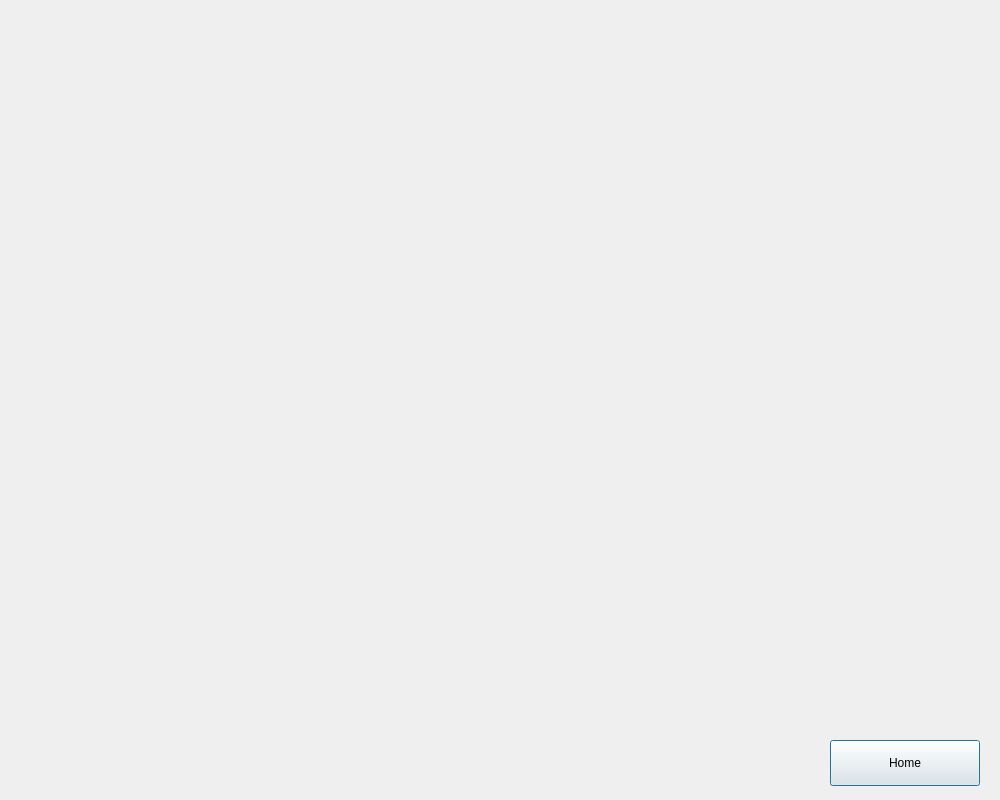
<?xml version="1.0" encoding="UTF-8"?>
<ui version="4.0">
 <class>Dialog</class>
 <widget class="QDialog" name="Dialog">
  <property name="geometry">
   <rect>
    <x>0</x>
    <y>0</y>
    <width>1000</width>
    <height>800</height>
   </rect>
  </property>
  <property name="windowTitle">
   <string>Dialog</string>
  </property>
  <property name="styleSheet">
   <string notr="true">QMainWindow {
   background-color: white;
}</string>
  </property>
  <widget class="QPushButton" name="HomeBut">
   <property name="geometry">
    <rect>
     <x>830</x>
     <y>740</y>
     <width>150</width>
     <height>46</height>
    </rect>
   </property>
   <property name="text">
    <string>Home</string>
   </property>
  </widget>
 </widget>
 <resources/>
 <connections/>
</ui>
